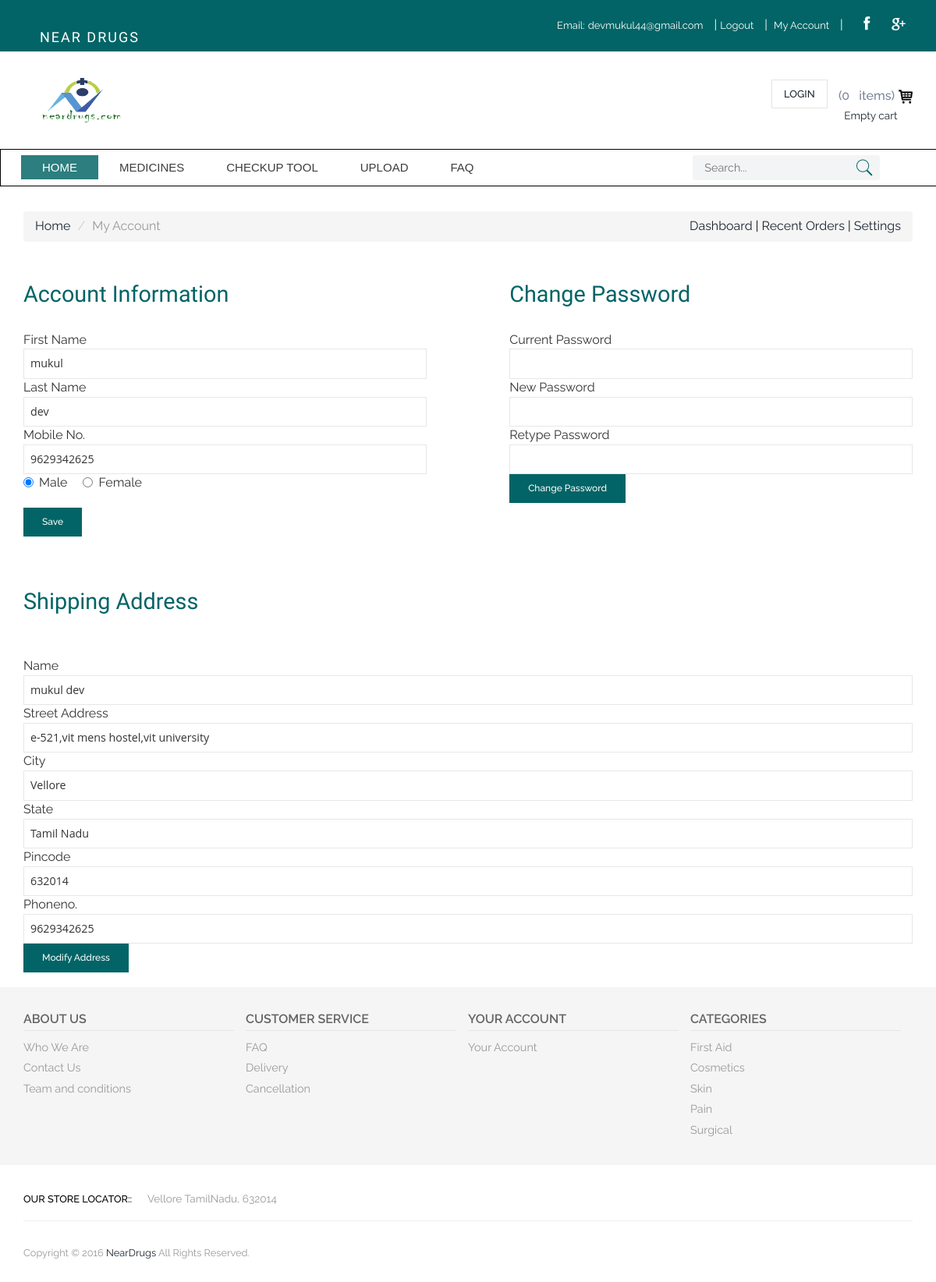
/new_page_profile_settings.php (signed in), run on the app's committed database.
### tables this page shows
CREATE TABLE IF NOT EXISTS `users` (
  `firstname` varchar(42) DEFAULT NULL,
  `lastname` varchar(40) DEFAULT NULL,
  `username` varchar(40) NOT NULL,
  `mobile` bigint(10) DEFAULT NULL,
  `gender` varchar(1) DEFAULT NULL,
  `password` varchar(32) DEFAULT NULL,
  PRIMARY KEY (`username`)
);

CREATE TABLE IF NOT EXISTS `address` (
  `username` varchar(42) DEFAULT NULL,
  `name` varchar(42) DEFAULT NULL,
  `streetaddress` varchar(200) DEFAULT NULL,
  `city` varchar(30) DEFAULT NULL,
  `state` varchar(30) DEFAULT NULL,
  `pincode` int(6) DEFAULT NULL,
  `phoneno` varchar(10) DEFAULT NULL
);

### new_page_profile_settings.php (the view, shortened to what this page needs)
<html>
<head>
<link href="css/bootstrap.css" rel='stylesheet' type='text/css' />
<link href="css/style.css" rel='stylesheet' type='text/css' />
<link href="css/megamenu.css" rel="stylesheet" type="text/css" media="all" />
</head>
<body>
	<?php include("headtop.php"); ?>
	<?php include("headbottom.php"); ?>
	<?php include("navbar.php"); ?>
<div class="content">
<div class="container">
	  <ol class="breadcrumb">
		  <li><a href="index.php">Home</a></li>
		  <li class="active">My Account</li>
		  <div class="top_left nav" style="display:inline;color:black;">
		  <a href="new_acc.php">Dashboard</a> | <a href="new_page_profile_orders.php">Recent Orders</a> | <a href="new_page_profile_settings.php">Settings</a>
		  </div>
		 </ol>
	 <div class="registration">
		 <div class="registration_left">
			 <h2>Account Information</h2>
			 <div class="registration_form">
			 <?php
					include("connection.php");
					$email = $_SESSION["uname"];
					$sql="Select * from users where username='$email'";
					$result = mysqli_query($conn, $sql);
					if (mysqli_num_rows($result) > 0)
					{
					$row = mysqli_fetch_row($result);
					$fname = $row[0];
					$lname = $row[1];
					$phone = $row[3];
					$gender = $row[4];
					}
			 ?>
				<form id="registration_form" action="account_info.php" method="POST" onSubmit="return validate_acc();">
					<div>
						<label>First Name
							<input placeholder="first name:" pattern="[a-zA-Z][a-zA-Z\s]*" type="text" value="<?php echo $fname; ?>" tabindex="1" name="firstname" required autofocus>
						</label>
					</div>
					<div>
						<label>Last Name
							<input placeholder="last name:" pattern="[a-zA-Z][a-zA-Z\s]*" type="text" value="<?php echo $lname; ?>" tabindex="2" name="lastname" required autofocus>
						</label>
					</div>
					<div>
						<label>Mobile No.
							<input placeholder="Mobile Number:" type="text" value=<?php echo $phone; ?> tabindex="3" name="mobile" required>
						</label>
					</div>
						<div class="sky_form1">
							<ul>
							<?php
							if($gender == "m")
							{
								echo '
								<li><label class="radio left"><input type="radio" name="gender" value="m" checked=""><i></i>Male</label></li>
								<li><label class="radio"><input type="radio" name="gender" value="f"><i></i>Female</label></li>
								';
							}
							else
							{
								echo '
								<li><label class="radio left"><input type="radio" name="gender" value="m"><i></i>Male</label></li>
								<li><label class="radio"><input type="radio" name="gender" value="f" checked=""><i></i>Female</label></li>
								';
							}
							?>
								<div class="clearfix"></div>
							</ul>
						</div>
					<div style="margin-top:2%;">
						<input type="submit" value="Save" id="register-submit">
					</div>
				</form>
			 </div>
		 </div>
		 <div class="registration_left">
			 <h2>Change Password</h2>
			 <div class="registration_form">
				<form id="registration_form" action="pass_upd.php" method="POST" onSubmit="return validate_pass();">
					<div>
						<label>Current Password
							<input class="" id="cpassword" type="password" tabindex="6" name="cpassword" required>
						</label>
					</div>
					<div>
						<label>New Password
							<input id="npassword" type="password" tabindex="7" name="npassword" required>
						</label>
					</div>
					<div>
						<label>Retype Password
							<input class="err" id="cnewpassword" type="password" tabindex="7" name="cnewpassword" required>
						</label>
					</div>
					<div>
						<input type="submit" value="Change Password" id="register-submit">
					</div>
				</form>
			 </div>
		 </div>
		 <div class="clearfix"></div>
	 </div>
					<?php
					include("connection.php");
					$email = $_SESSION["uname"];
					$sql="Select * from address where username='$email'";
					$result = mysqli_query($conn, $sql);
					if (mysqli_num_rows($result) > 0)
					{
					$row = mysqli_fetch_row($result);
					$name = $row[1];
					$streetaddress = $row[2];
					$phoneno = $row[6];
					}
					?>
	 <div class="registration">
			 <h2>Shipping Address</h2>
			 <div class="registration_form">
				<form action="modify_address.php" method="POST" >
					<div>
						<label>Name
							<input pattern="[a-zA-Z][a-zA-Z\s]*" id="Name" value="<?php echo $name; ?>" type="text" tabindex="7" name="Name" required>
						</label>
					</div>
					<div>
						<label>Street Address
							<input pattern="[^'\x22]+" id="address" value="<?php echo $streetaddress; ?>" type="text" tabindex="7" name="stadr" required>
						</label>
					</div>
					<div>
						<label>City
						<input id="city" type="text" pattern="[a-zA-Z][a-zA-Z\s]*" value="Vellore" tabindex="7" name="city" disabled>
						</label>
					</div>
					<div>
						<label>State
							<input id="state" pattern="[a-zA-Z][a-zA-Z\s]*" type="text" value="Tamil Nadu" tabindex="7" name="state" disabled>
						</label>
					</div>
					<div>
						<label>Pincode
							<input id="pincode" type="text" tabindex="7" name="pincode" value="632014" maxlength="6" disabled>
						</label>
					</div>
					<div>
						<label>Phoneno.
							<input id="phoneno" type="text" tabindex="7" name="phoneno" value="<?php echo $phoneno; ?>" maxlength="10" required>
						</label>
					</div>
					<div>
						<input type="submit" value="Modify Address">
					</div>
				</form>
			 </div>
		 </div>
	 </div>
	 </div>
<?php include("foottop.php"); ?>
<?php include("footbottom.php"); ?>
</body>

### css/style.css (style rules this page uses)
h4, h5, h6, h1, h2, h3 { margin: 0; }
ul, ol { margin: 0; padding:0; }
html, body { font-family: 'Raleway', sans-serif; font-size: 100%; background: #ffffff; }
body a { transition:0.5s all; -webkit-transition:0.5s all; -moz-transition:0.5s all; -o-transition:0.5s all; -ms-transition:0.5s all; }
.breadcrumb { margin:2em 0; }
.top_left { float: right; color:#fff; }
.registration { padding: 0em 0% 3em 0; }
.registration h2 { font-size:1.8em; color: #026466; text-transform:capitalize; margin-bottom: 4%; font-family: 'Aladin', cursive; font-weight:300; }
.registration_left { float: left; width: 45.33333%; margin-left: 9.333%; }
.registration_left:first-child { margin-left: 0; }
.registration_form { display: block; }
.registration_form div { padding:10px 0; }
.sky_form1 { margin-bottom: -30px; }
.sky_form1 ul { padding:0; list-style:none; }
.sky_form1 ul li { float: left; margin-left: 20px; }
.sky_form1 ul li:first-child { margin-left: 0; }
.radio { margin-top:0; }
label { display: block; margin-bottom: 0; font-weight: normal; }
.registration_form input[type="text"],.registration_form input[type="email"],.registration_form input[type="tel"],.registration_form input[type="password"] { padding: 8px; display: block; width:100%; outline: none; font-family: 'Open Sans', sans-serif; font-size: 0.8925em; color: #333333; -webkit-appearance: none; background: #FFFFFF; border: 1px solid rgb(231, 231, 231); font-weight: normal; }
.registration_form input[type="submit"] { font-size: 0.75em; display: inline-block; background: #026466; padding: 0.8em 2em; color: #fff; text-decoration: none; border:none; font-weight: 500; transition: 0.5s ease; -moz-transition: 0.5s ease; -o-transition: 0.5s ease; -webkit-transition: 0.5s ease; }
.err { border-color: red; }

### new_page_profile_settings.php (style rules this page uses)
h2 { margin-top: 20px; }

### data on the page
users: firstname "mukul", lastname "dev", mobile "9629342625"
address: Name "mukul dev", stadr "e-521,vit mens hostel,vit university", phoneno "9629342625"

### other printed values
$_SESSION["uname"] "devmukul44@gmail.com"
sizeof($_SESSION['cart']) "0"
